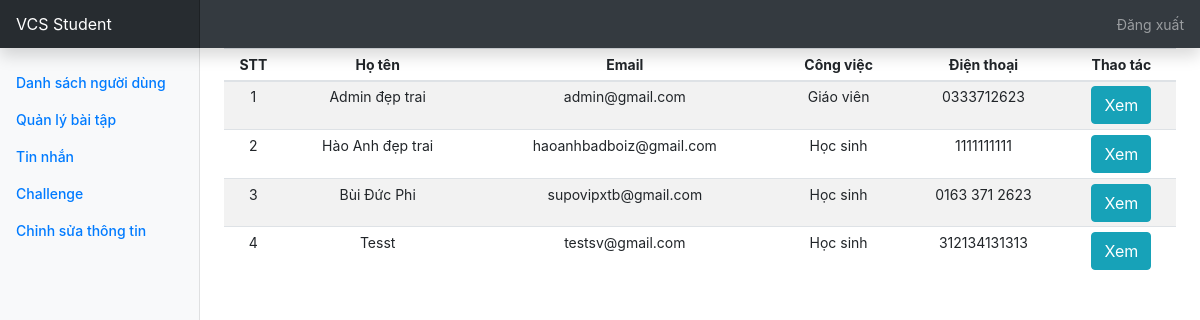
/student_dasboard.php, run on the app's committed database.
### tables this page shows
CREATE TABLE `user` (
  `id` int(11) NOT NULL,
  `username` varchar(100) NOT NULL,
  `password` varchar(100) NOT NULL,
  `name` varchar(100) NOT NULL,
  `email` varchar(150) NOT NULL,
  `telephone` varchar(100) NOT NULL,
  `usertype` varchar(5) NOT NULL,
  `created_at` datetime NOT NULL
);

### student_dasboard.php (the view, shortened to what this page needs)
<?php
include 'config.php';
$data = array();
$count=0;
$qr = mysqli_query($con, "select * from user");
while ($row = mysqli_fetch_assoc($qr)) {
	array_push($data, $row);
}
?>
<!DOCTYPE html>
<html>
<head>
    <link rel="stylesheet" href="https://stackpath.bootstrapcdn.com/bootstrap/4.5.2/css/bootstrap.min.css">
    <link href="dashboard.css" rel="stylesheet">
</head>
<body>
    <nav class="navbar navbar-dark sticky-top bg-dark flex-md-nowrap p-0 shadow">
        <a class="navbar-brand col-md-3 col-lg-2 mr-0 px-3" href="teacher_dasboard.php">VCS Student</a>
        <ul class="navbar-nav px-3">
            <li class="nav-item text-nowrap">
                <a class="nav-link" href="logout.php">Đăng xuất</a>
            </li>
        </ul>
    </nav>
    <div class="container-fluid">
        <div class="row">
            <?php include 'student_menu.php'?>
            <main role="main" class="col-md-9 ml-sm-auto col-lg-10 px-md-4">
                <div class="table-responsive">
                    <table class="table table-striped table-sm" style="text-align: center;">
                        <thead>
                            <tr>
                                <th>STT</th>
                                <th>Họ tên</th>
                                <th>Email</th>
                                <th>Công việc</th>
                                <th>Điện thoại</th>
                                <th>Thao tác</th>
                            </tr>
                        </thead>
                        <tbody>
                            <?php
							foreach ($data as $d) {
							?>
                            <tr>
                                <td><?php echo ++$count; ?></td>
                                <td><?php echo $d['name']; ?></td>
                                <td><?php echo $d['email']; ?></td>
                                <td>
                                    <?php if ($d['usertype'] == '1') {
											echo "Giáo viên";
										} else {
											echo "Học sinh";
										} ?>
                                </td>
                                <td><?php echo $d['telephone']; ?></td>
                                <td><a class="btn btn-info" href="view_info.php?id=<?php echo $d['id']; ?>">
                                        Xem</a>
                                </td>
                            </tr>
                            <?php
							}
							?>
                        </tbody>
                    </table>
                </div>
            </main>
        </div>
    </div>
</body>
</html>

### dashboard.css (style rules this page uses)
body { font-size: .875rem; }
.navbar-brand { padding-top: .75rem; padding-bottom: .75rem; font-size: 1rem; background-color: rgba(0, 0, 0, .25); box-shadow: inset -1px 0 0 rgba(0, 0, 0, .25); }

### data on the page
user: name "Admin đẹp trai", email "admin@gmail.com", usertype "Giáo viên", telephone "0333712623"
user: name "Hào Anh đẹp trai", email "haoanhbadboiz@gmail.com", usertype "Học sinh", telephone "1111111111"
user: name "Bùi Đức Phi", email "supovipxtb@gmail.com", usertype "Học sinh", telephone "0163 371 2623"
user: name "Tesst", email "testsv@gmail.com", usertype "Học sinh", telephone "312134131313"
